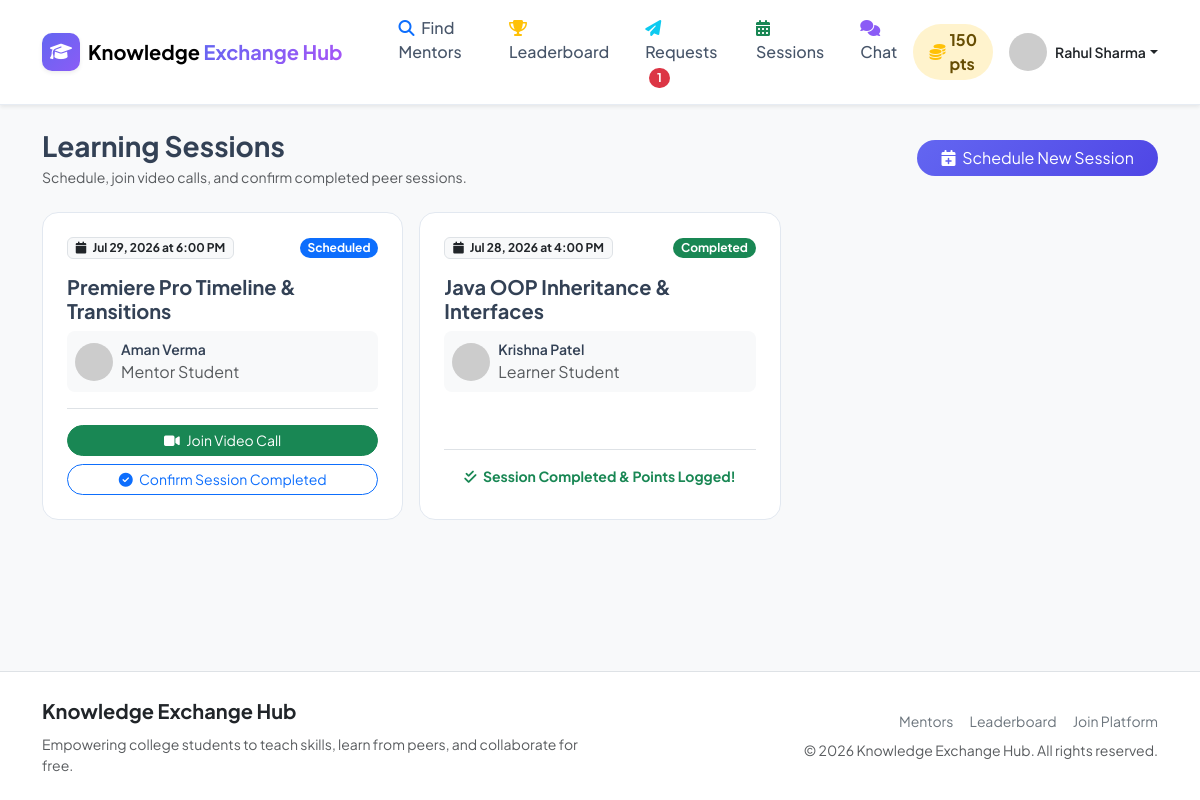
Page /my-sessions.php (signed in) on the committed database.
### tables this page shows
CREATE TABLE IF NOT EXISTS `users` (
  `id` INT AUTO_INCREMENT PRIMARY KEY,
  `name` VARCHAR(100) NOT NULL,
  `email` VARCHAR(150) NOT NULL UNIQUE,
  `password` VARCHAR(255) NOT NULL,
  `profile_photo` VARCHAR(255) DEFAULT 'default_avatar.png',
  `college` VARCHAR(150) DEFAULT NULL,
  `department` VARCHAR(100) DEFAULT NULL,
  `bio` TEXT DEFAULT NULL,
  `points` INT DEFAULT 0,
  `is_admin` TINYINT(1) DEFAULT 0,
  `is_blocked` TINYINT(1) DEFAULT 0,
  `created_at` DATETIME DEFAULT CURRENT_TIMESTAMP
);

CREATE TABLE IF NOT EXISTS `sessions` (
  `id` INT AUTO_INCREMENT PRIMARY KEY,
  `request_id` INT NOT NULL,
  `learner_id` INT NOT NULL,
  `mentor_id` INT NOT NULL,
  `session_date` DATE NOT NULL,
  `session_time` TIME NOT NULL,
  `session_topic` VARCHAR(255) NOT NULL,
  `room_id` VARCHAR(100) NOT NULL,
  `status` ENUM('scheduled', 'ongoing', 'completed', 'cancelled') DEFAULT 'scheduled',
  `learner_confirmed` TINYINT(1) DEFAULT 0,
  `mentor_confirmed` TINYINT(1) DEFAULT 0,
  `created_at` DATETIME DEFAULT CURRENT_TIMESTAMP,
  FOREIGN KEY (`request_id`) REFERENCES `learning_requests`(`id`) ON DELETE CASCADE,
  FOREIGN KEY (`learner_id`) REFERENCES `users`(`id`) ON DELETE CASCADE,
  FOREIGN KEY (`mentor_id`) REFERENCES `users`(`id`) ON DELETE CASCADE
);

### includes/functions.php (called while the page is built, shortened)
<?php
function e($string) {
    return htmlspecialchars($string ?? '', ENT_QUOTES, 'UTF-8');
}
function get_pending_request_count($pdo, $user_id) {
    $stmt = $pdo->prepare("SELECT COUNT(id) FROM learning_requests WHERE mentor_id = ? AND status = 'pending'");
    $stmt->execute([$user_id]);
    return (int)$stmt->fetchColumn();
}
?>

### my-sessions.php (the view, shortened to what this page needs)
<?php
require_once __DIR__ . '/includes/auth-check.php';
require_once __DIR__ . '/includes/functions.php';
$user_id = $current_user['id'];
$stmt = $pdo->prepare("
    SELECT s.*,
           u_learner.name as learner_name, u_learner.profile_photo as learner_photo,
           u_mentor.name as mentor_name, u_mentor.profile_photo as mentor_photo,
           (SELECT COUNT(*) FROM reviews WHERE session_id = s.id AND reviewer_id = ?) as review_submitted
    FROM sessions s
    JOIN users u_learner ON s.learner_id = u_learner.id
    JOIN users u_mentor ON s.mentor_id = u_mentor.id
    WHERE s.learner_id = ? OR s.mentor_id = ?
    ORDER BY s.session_date DESC, s.session_time DESC
");
$stmt->execute([$user_id, $user_id, $user_id]);
$all_sessions = $stmt->fetchAll();
require_once __DIR__ . '/includes/header.php';
require_once __DIR__ . '/includes/navbar.php';
?>
<div class="container py-4">
    <div class="d-flex justify-content-between align-items-center mb-4">
        <div>
            <h3 class="fw-bold mb-1">Learning Sessions</h3>
            <p class="text-muted small mb-0">Schedule, join video calls, and confirm completed peer sessions.</p>
        </div>
        <button class="btn btn-primary rounded-pill px-4" data-bs-toggle="collapse" data-bs-target="#scheduleCollapse">
            <i class="fas fa-calendar-plus me-1"></i> Schedule New Session
        </button>
    </div>
    <?php if (empty($all_sessions)): ?>
        <div class="keh-card p-5 text-center">
            <i class="fas fa-calendar-times fa-3x text-muted mb-3"></i>
            <h5>No Sessions Found</h5>
            <p class="text-muted small">Schedule a session with your peer mentor to start your video call.</p>
        </div>
    <?php else: ?>
        <div class="row g-3">
            <?php foreach ($all_sessions as $sess): ?>
                <?php
                    $is_mentor = ($sess['mentor_id'] == $user_id);
                    $partner_name = $is_mentor ? $sess['learner_name'] : $sess['mentor_name'];
                    $partner_photo = $is_mentor ? $sess['learner_photo'] : $sess['mentor_photo'];
                    $my_confirmed = $is_mentor ? $sess['mentor_confirmed'] : $sess['learner_confirmed'];
                ?>
                <div class="col-md-6 col-lg-4">
                    <div class="keh-card p-4 h-100 d-flex flex-column">
                        <div class="d-flex align-items-center justify-content-between mb-3">
                            <span class="badge bg-light text-dark border"><i class="fas fa-calendar me-1"></i> <?= date('M j, Y', strtotime($sess['session_date'])) ?> at <?= date('g:i A', strtotime($sess['session_time'])) ?></span>
                            <?php
                                $statusBadge = 'bg-primary';
                                if ($sess['status'] === 'completed') $statusBadge = 'bg-success';
                            ?>
                            <span class="badge <?= $statusBadge ?> rounded-pill text-capitalize"><?= e($sess['status']) ?></span>
                        </div>
                        <h5 class="fw-bold mb-2"><?= e($sess['session_topic']) ?></h5>
                        <div class="d-flex align-items-center gap-2 mb-3 bg-light p-2 rounded-3">
                            <img src="/KEH/uploads/profile_photos/<?= e($partner_photo) ?>"
                                 onerror="this.src='https://ui-avatars.com/api/?name=<?= urlencode($partner_name) ?>&background=6366f1&color=fff';"
                                 alt="Partner" class="rounded-circle object-fit-cover" width="38" height="38">
                            <div>
                                <span class="fw-semibold small d-block"><?= e($partner_name) ?></span>
                                <span class="text-muted text-xs"><?= $is_mentor ? 'Learner Student' : 'Mentor Student' ?></span>
                            </div>
                        </div>
                        <div class="mt-auto border-top pt-3">
                            <?php if ($sess['status'] !== 'completed' && $sess['status'] !== 'cancelled'): ?>
                                <div class="d-flex gap-2 mb-2">
                                    <a href="video-call.php?room=<?= urlencode($sess['room_id']) ?>" class="btn btn-success btn-sm w-100 rounded-pill">
                                        <i class="fas fa-video me-1"></i> Join Video Call
                                    </a>
                                </div>
                                <?php if (!$my_confirmed): ?>
                                    <a href="my-sessions.php?action=confirm&session_id=<?= $sess['id'] ?>" class="btn btn-outline-primary btn-sm w-100 rounded-pill" onclick="return confirm('Confirm that this learning session took place successfully?');">
                                        <i class="fas fa-check-circle me-1"></i> Confirm Session Completed
                                    </a>
                                <?php else: ?>
                                    <span class="btn btn-light btn-sm w-100 rounded-pill text-success disabled"><i class="fas fa-check me-1"></i> You Confirmed</span>
                                <?php endif; ?>
                            <?php else: ?>
                                <span class="text-success small fw-bold d-block text-center mb-2"><i class="fas fa-check-double me-1"></i> Session Completed &amp; Points Logged!</span>
                            <?php endif; ?>
                        </div>
                    </div>
                </div>
            <?php endforeach; ?>
        </div>
    <?php endif; ?>
</div>
<?php require_once __DIR__ . '/includes/footer.php'; ?>

### includes/navbar.php (shortened to what this page needs)
<?php
require_once __DIR__ . '/functions.php';
$is_logged_in = isset($_SESSION['user_id']);
$user = null;
$pending_req_count = 0;
if ($is_logged_in && isset($pdo)) {
    $stmt = $pdo->prepare("SELECT * FROM users WHERE id = ?");
    $stmt->execute([$_SESSION['user_id']]);
    $user = $stmt->fetch();
    if ($user) {
        $pending_req_count = get_pending_request_count($pdo, $user['id']);
    }
}
?>
<nav class="navbar navbar-expand-lg sticky-top custom-navbar shadow-sm">
    <div class="container">
        <a class="navbar-brand d-flex align-items-center gap-2" href="/KEH/index.php">
            <div class="brand-icon shadow-sm">
                <i class="fas fa-graduation-cap"></i>
            </div>
            <span class="brand-text fw-bold">Knowledge <span class="text-primary-gradient">Exchange Hub</span></span>
        </a>
        <div class="collapse navbar-collapse" id="navbarMain">
            <ul class="navbar-nav me-auto mb-2 mb-lg-0 ms-lg-4 gap-lg-1">
                <li class="nav-item">
                    <a class="nav-link px-3" href="/KEH/find-mentor.php"><i class="fas fa-search me-1 text-primary"></i> Find Mentors</a>
                </li>
                <li class="nav-item">
                    <a class="nav-link px-3" href="/KEH/leaderboard.php"><i class="fas fa-trophy me-1 text-warning"></i> Leaderboard</a>
                </li>
                <?php if ($is_logged_in): ?>
                <li class="nav-item">
                    <a class="nav-link px-3 position-relative" href="/KEH/requests.php">
                        <i class="fas fa-paper-plane me-1 text-info"></i> Requests
                        <?php if ($pending_req_count > 0): ?>
                            <span class="badge rounded-pill bg-danger ms-1"><?=$pending_req_count?></span>
                        <?php endif; ?>
                    </a>
                </li>
                <li class="nav-item">
                    <a class="nav-link px-3" href="/KEH/my-sessions.php"><i class="fas fa-calendar-alt me-1 text-success"></i> Sessions</a>
                </li>
                <li class="nav-item">
                    <a class="nav-link px-3 position-relative" href="/KEH/chat.php">
                        <i class="fas fa-comments me-1 text-purple"></i> Chat
                    </a>
                </li>
                <?php endif; ?>
            </ul>
            <div class="d-flex align-items-center gap-3">
                <?php if ($is_logged_in && $user): ?>
                    <div class="points-pill bg-warning-subtle text-warning-emphasis fw-bold px-3 py-1 rounded-pill shadow-xs d-flex align-items-center gap-1" title="Your Total Points">
                        <i class="fas fa-coins text-warning"></i> <?= (int)$user['points'] ?> pts
                    </div>
                    <div class="dropdown">
                        <a class="d-flex align-items-center text-decoration-none dropdown-toggle text-dark" href="#" role="button" data-bs-toggle="dropdown" aria-expanded="false">
                            <img src="/KEH/uploads/profile_photos/<?= e($user['profile_photo'] ?? 'default_avatar.png') ?>"
                                 onerror="this.src='https://ui-avatars.com/api/?name=<?= urlencode($user['name']) ?>&background=6366f1&color=fff';"
                                 alt="Profile" class="avatar-sm rounded-circle me-2 object-fit-cover shadow-xs" width="38" height="38">
                            <span class="fw-semibold small d-none d-md-inline-block"><?= e($user['name']); ?></span>
                        </a>
                    </div>
                <?php else: ?>
                    <a href="/KEH/login.php" class="btn btn-light text-primary fw-semibold px-4 rounded-pill">Log In</a>
                    <a href="/KEH/register.php" class="btn btn-primary fw-semibold px-4 rounded-pill shadow-sm">Get Started</a>
                <?php endif; ?>
            </div>
        </div>
    </div>
</nav>

### assets/css/custom.css (style rules this page uses)
:root { --primary-color: #6366f1; --primary-hover: #4f46e5; --primary-light: #eef2ff; --secondary-color: #06b6d4; --dark-color: #0f172a; --card-border: #e2e8f0; --purple-color: #8b5cf6; --font-main: 'Plus Jakarta Sans', -apple-system, BlinkMacSystemFont, sans-serif; }
body { font-family: var(--font-main); color: #334155; background-color: #f8fafc !important; }
.text-primary-gradient { background: linear-gradient(135deg, #6366f1 0%, #a855f7 100%); -webkit-background-clip: text; -webkit-text-fill-color: transparent; }
.btn-primary { background: linear-gradient(135deg, #6366f1 0%, #4f46e5 100%); border: none; transition: all 0.25s ease; }
.custom-navbar { background-color: rgba(255, 255, 255, 0.92); backdrop-filter: blur(10px); border-bottom: 1px solid rgba(226, 232, 240, 0.8); }
.brand-icon { width: 38px; height: 38px; background: linear-gradient(135deg, #6366f1 0%, #8b5cf6 100%); color: white; border-radius: 10px; display: flex; align-items: center; justify-content: center; font-size: 1.1rem; }
.nav-link { font-weight: 500; color: #475569 !important; transition: color 0.2s ease; }
.keh-card { background: #ffffff; border: 1px solid var(--card-border); border-radius: 16px; transition: transform 0.25s ease, box-shadow 0.25s ease; }
.text-purple { color: #8b5cf6 !important; }

### rows in the picture
users: points "150", name "Rahul Sharma"
sessions: session_date "Jul 29, 2026", session_time "6:00 PM", status "Scheduled", session_topic "Premiere Pro Timeline & Transitions", mentor.name "Aman Verma", shows "Mentor Student"
sessions: session_date "Jul 28, 2026", session_time "4:00 PM", status "Completed", session_topic "Java OOP Inheritance & Interfaces", learner.name "Krishna Patel", shows "Learner Student", shows "Session Completed & Points Logged!"

### other values in the picture
$pending_req_count "1"
